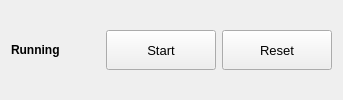
        <widget class="QFrame" name="bottomFrame">
         <property name="sizePolicy">
          <sizepolicy hsizetype="Preferred" vsizetype="Preferred">
           <horstretch>0</horstretch>
           <verstretch>0</verstretch>
          </sizepolicy>
         </property>
         <property name="minimumSize">
          <size>
           <width>0</width>
           <height>80</height>
          </size>
         </property>
         <property name="maximumSize">
          <size>
           <width>16777215</width>
           <height>16777215</height>
          </size>
         </property>
         <layout class="QHBoxLayout" name="bottomLayout">
          <item>
           <widget class="QLabel" name="statusLabel">
            <property name="sizeIncrement">
             <size>
              <width>0</width>
              <height>0</height>
             </size>
            </property>
            <property name="font">
             <font>
              <pointsize>9</pointsize>
              <bold>true</bold>
             </font>
            </property>
            <property name="text">
             <string>Running</string>
            </property>
           </widget>
          </item>
          <item>
           <spacer name="horizontalSpacer_3">
            <property name="orientation">
             <enum>Qt::Orientation::Horizontal</enum>
            </property>
            <property name="sizeHint" stdset="0">
             <size>
              <width>40</width>
              <height>20</height>
             </size>
            </property>
           </spacer>
          </item>
          <item>
           <widget class="QPushButton" name="startButton">
            <property name="minimumSize">
             <size>
              <width>110</width>
              <height>40</height>
             </size>
            </property>
            <property name="font">
             <font>
              <pointsize>10</pointsize>
              <bold>false</bold>
             </font>
            </property>
            <property name="cursor">
             <cursorShape>PointingHandCursor</cursorShape>
            </property>
            <property name="text">
             <string>Start</string>
            </property>
            <property name="class" stdset="0">
             <string>ghost</string>
            </property>
           </widget>
          </item>
          <item>
           <widget class="QPushButton" name="resetButton">
            <property name="minimumSize">
             <size>
              <width>110</width>
              <height>40</height>
             </size>
            </property>
            <property name="font">
             <font>
              <pointsize>10</pointsize>
              <bold>false</bold>
             </font>
            </property>
            <property name="cursor">
             <cursorShape>PointingHandCursor</cursorShape>
            </property>
            <property name="text">
             <string>Reset</string>
            </property>
            <property name="class" stdset="0">
             <string>ghost</string>
            </property>
           </widget>
          </item>
         </layout>
        </widget>
